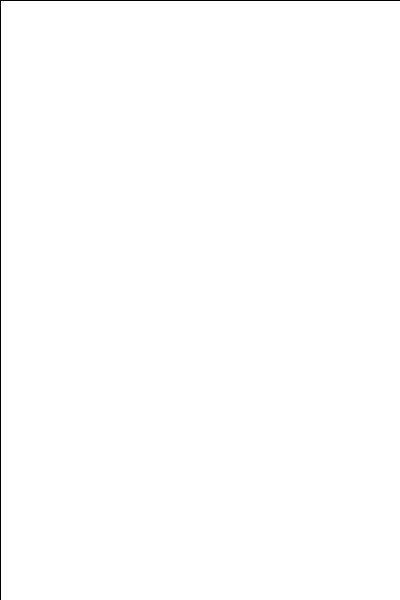
Frame 1 (no input)
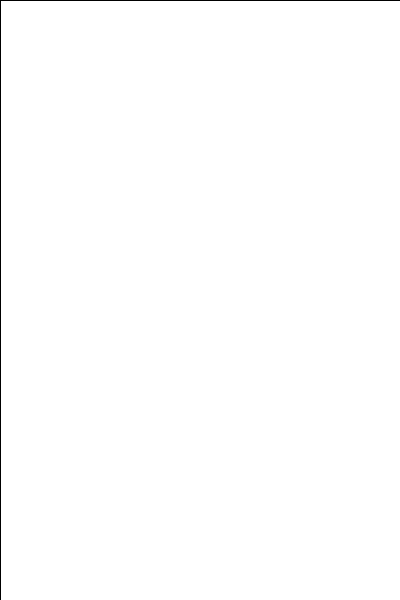
Frame 60 (the mouse pressed at the canvas centre just before this capture)
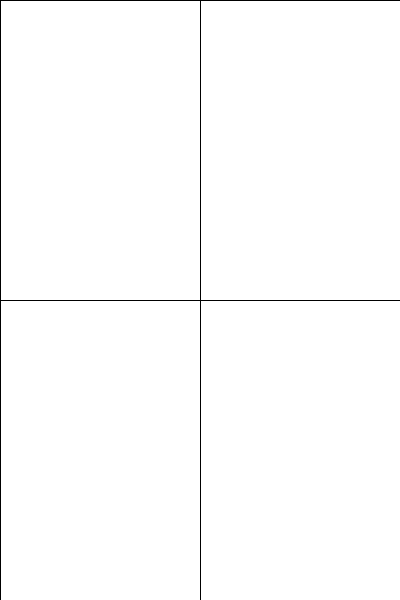
Frame 120 (the mouse held since frame 60 and released just before this capture)

The Processing sketch that drew these frames (run headless with seeded random() and noise(); from frame 60 on, the mouse is pressed at the canvas centre):

// Processing sketch: processing_148557
// ── processing_148557.pde

// First and only once:
void setup()
{
  size(400, 600);
  background(255, 255, 255);
  frameRate(30);
}
 
// Then, repeat:
void draw()
{ 

  strokeWeight(1);
  stroke(0, 0, 0, 255);

  line(mouseX, 0, mouseX, height);
  line(0, mouseY, width, mouseY);

}
